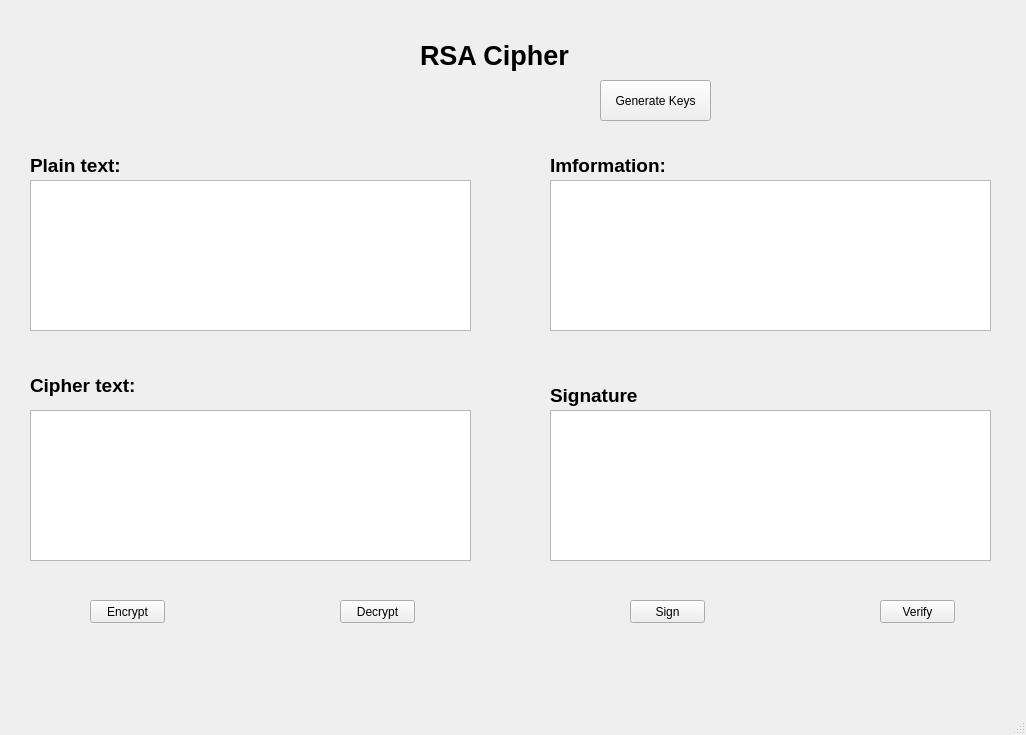
<?xml version="1.0" encoding="UTF-8"?>
<ui version="4.0">
 <class>MainWindow</class>
 <widget class="QMainWindow" name="MainWindow">
  <property name="geometry">
   <rect>
    <x>0</x>
    <y>0</y>
    <width>1026</width>
    <height>735</height>
   </rect>
  </property>
  <property name="windowTitle">
   <string>MainWindow</string>
  </property>
  <widget class="QWidget" name="centralwidget">
   <widget class="QLabel" name="label">
    <property name="geometry">
     <rect>
      <x>420</x>
      <y>10</y>
      <width>151</width>
      <height>91</height>
     </rect>
    </property>
    <property name="font">
     <font>
      <pointsize>20</pointsize>
      <weight>75</weight>
      <bold>true</bold>
     </font>
    </property>
    <property name="text">
     <string>RSA Cipher </string>
    </property>
   </widget>
   <widget class="QPlainTextEdit" name="plainTextEdit">
    <property name="geometry">
     <rect>
      <x>30</x>
      <y>180</y>
      <width>441</width>
      <height>151</height>
     </rect>
    </property>
   </widget>
   <widget class="QLabel" name="label_2">
    <property name="geometry">
     <rect>
      <x>30</x>
      <y>140</y>
      <width>101</width>
      <height>51</height>
     </rect>
    </property>
    <property name="font">
     <font>
      <pointsize>14</pointsize>
      <weight>75</weight>
      <bold>true</bold>
     </font>
    </property>
    <property name="text">
     <string>Plain text:</string>
    </property>
   </widget>
   <widget class="QPlainTextEdit" name="plainTextEdit_2">
    <property name="geometry">
     <rect>
      <x>30</x>
      <y>410</y>
      <width>441</width>
      <height>151</height>
     </rect>
    </property>
   </widget>
   <widget class="QPlainTextEdit" name="plainTextEdit_3">
    <property name="geometry">
     <rect>
      <x>550</x>
      <y>180</y>
      <width>441</width>
      <height>151</height>
     </rect>
    </property>
   </widget>
   <widget class="QPlainTextEdit" name="plainTextEdit_4">
    <property name="geometry">
     <rect>
      <x>550</x>
      <y>410</y>
      <width>441</width>
      <height>151</height>
     </rect>
    </property>
   </widget>
   <widget class="QPushButton" name="btn_E">
    <property name="geometry">
     <rect>
      <x>90</x>
      <y>600</y>
      <width>75</width>
      <height>23</height>
     </rect>
    </property>
    <property name="text">
     <string>Encrypt</string>
    </property>
   </widget>
   <widget class="QPushButton" name="btn_D">
    <property name="geometry">
     <rect>
      <x>340</x>
      <y>600</y>
      <width>75</width>
      <height>23</height>
     </rect>
    </property>
    <property name="text">
     <string>Decrypt</string>
    </property>
   </widget>
   <widget class="QPushButton" name="btn_S">
    <property name="geometry">
     <rect>
      <x>630</x>
      <y>600</y>
      <width>75</width>
      <height>23</height>
     </rect>
    </property>
    <property name="text">
     <string>Sign</string>
    </property>
   </widget>
   <widget class="QPushButton" name="btn_V">
    <property name="geometry">
     <rect>
      <x>880</x>
      <y>600</y>
      <width>75</width>
      <height>23</height>
     </rect>
    </property>
    <property name="text">
     <string>Verify</string>
    </property>
   </widget>
   <widget class="QLabel" name="label_3">
    <property name="geometry">
     <rect>
      <x>30</x>
      <y>360</y>
      <width>121</width>
      <height>51</height>
     </rect>
    </property>
    <property name="font">
     <font>
      <pointsize>14</pointsize>
      <weight>75</weight>
      <bold>true</bold>
     </font>
    </property>
    <property name="text">
     <string>Cipher text:</string>
    </property>
   </widget>
   <widget class="QLabel" name="label_4">
    <property name="geometry">
     <rect>
      <x>550</x>
      <y>370</y>
      <width>101</width>
      <height>51</height>
     </rect>
    </property>
    <property name="font">
     <font>
      <pointsize>14</pointsize>
      <weight>75</weight>
      <bold>true</bold>
     </font>
    </property>
    <property name="text">
     <string>Signature</string>
    </property>
   </widget>
   <widget class="QLabel" name="label_5">
    <property name="geometry">
     <rect>
      <x>550</x>
      <y>140</y>
      <width>131</width>
      <height>51</height>
     </rect>
    </property>
    <property name="font">
     <font>
      <pointsize>14</pointsize>
      <weight>75</weight>
      <bold>true</bold>
     </font>
    </property>
    <property name="text">
     <string>Imformation:</string>
    </property>
   </widget>
   <widget class="QPushButton" name="btn_Ge">
    <property name="geometry">
     <rect>
      <x>600</x>
      <y>80</y>
      <width>111</width>
      <height>41</height>
     </rect>
    </property>
    <property name="text">
     <string>Generate Keys</string>
    </property>
   </widget>
  </widget>
  <widget class="QMenuBar" name="menubar">
   <property name="geometry">
    <rect>
     <x>0</x>
     <y>0</y>
     <width>1026</width>
     <height>21</height>
    </rect>
   </property>
  </widget>
  <widget class="QStatusBar" name="statusbar"/>
 </widget>
 <resources/>
 <connections/>
</ui>
